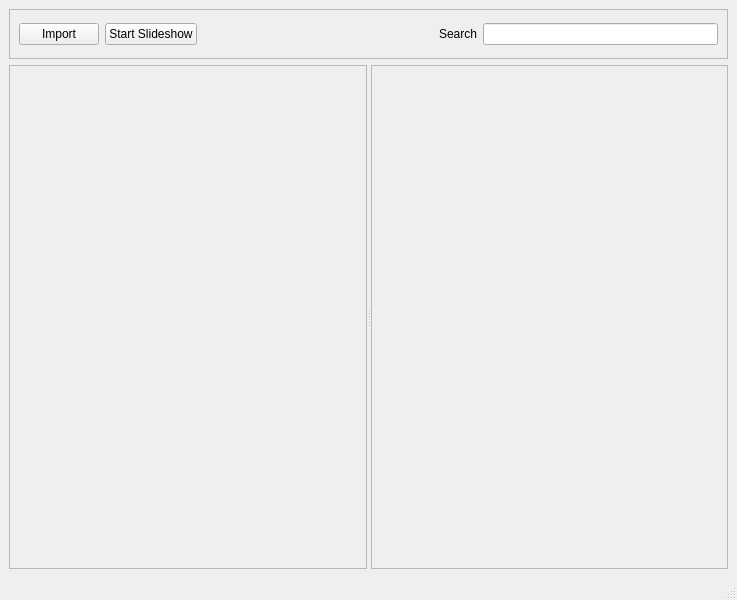
<?xml version="1.0" encoding="UTF-8"?>
<ui version="4.0">
 <class>MainWindow</class>
 <widget class="QMainWindow" name="MainWindow">
  <property name="geometry">
   <rect>
    <x>0</x>
    <y>0</y>
    <width>737</width>
    <height>600</height>
   </rect>
  </property>
  <property name="windowTitle">
   <string>MainWindow</string>
  </property>
  <widget class="QWidget" name="centralwidget">
   <layout class="QVBoxLayout" name="verticalLayout">
    <item>
     <widget class="QFrame" name="frame_3">
      <property name="maximumSize">
       <size>
        <width>16777215</width>
        <height>50</height>
       </size>
      </property>
      <property name="frameShape">
       <enum>QFrame::StyledPanel</enum>
      </property>
      <property name="frameShadow">
       <enum>QFrame::Raised</enum>
      </property>
      <layout class="QHBoxLayout" name="horizontalLayout">
       <item>
        <widget class="QPushButton" name="pushButton">
         <property name="text">
          <string>Import</string>
         </property>
        </widget>
       </item>
       <item>
        <widget class="QPushButton" name="pushButton_2">
         <property name="text">
          <string>Start Slideshow</string>
         </property>
        </widget>
       </item>
       <item>
        <spacer name="horizontalSpacer">
         <property name="orientation">
          <enum>Qt::Horizontal</enum>
         </property>
         <property name="sizeHint" stdset="0">
          <size>
           <width>219</width>
           <height>20</height>
          </size>
         </property>
        </spacer>
       </item>
       <item>
        <widget class="QLabel" name="label">
         <property name="text">
          <string>Search</string>
         </property>
        </widget>
       </item>
       <item>
        <widget class="QLineEdit" name="lineEdit"/>
       </item>
      </layout>
     </widget>
    </item>
    <item>
     <widget class="QSplitter" name="splitter">
      <property name="frameShadow">
       <enum>QFrame::Raised</enum>
      </property>
      <property name="orientation">
       <enum>Qt::Horizontal</enum>
      </property>
      <widget class="QFrame" name="frame">
       <property name="frameShape">
        <enum>QFrame::StyledPanel</enum>
       </property>
       <property name="frameShadow">
        <enum>QFrame::Raised</enum>
       </property>
      </widget>
      <widget class="QFrame" name="frame_2">
       <property name="frameShape">
        <enum>QFrame::StyledPanel</enum>
       </property>
       <property name="frameShadow">
        <enum>QFrame::Raised</enum>
       </property>
      </widget>
     </widget>
    </item>
   </layout>
  </widget>
  <widget class="QMenuBar" name="menubar">
   <property name="geometry">
    <rect>
     <x>0</x>
     <y>0</y>
     <width>737</width>
     <height>23</height>
    </rect>
   </property>
  </widget>
  <widget class="QStatusBar" name="statusbar"/>
 </widget>
 <resources/>
 <connections/>
</ui>
